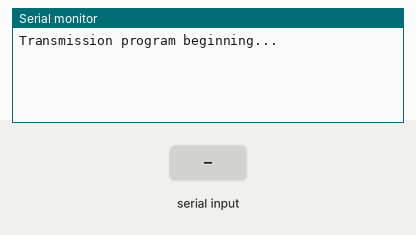
A sketch run on a simulated Arduino Uno, built with avr-gcc and run on an emulated ATmega328P. On the bench: the last lines printed to the serial monitor. Inputs (shaded band) come from the test bench. No radio packets arrive unless stated.

Above: at 1.2 s.
1.3 s: "LEDSTATE\n" received over Serial
At 2.5 s:
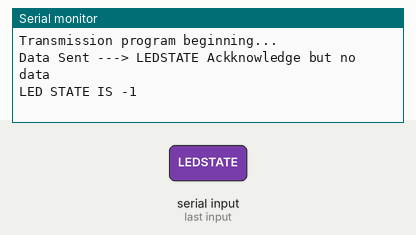
2.8 s: "2\n" received over Serial
At 4.1 s:
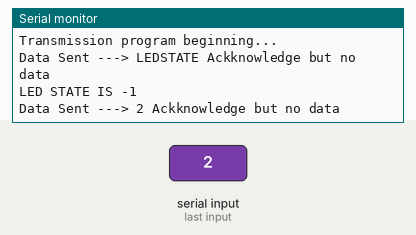

The sketch:

Tx_ACK_v1.1.2.ino
```cpp
//MASTER - TRANMITTER - PI

#include <SPI.h>
#include <nRF24L01.h>
#include <RF24.h>

#define CE_PIN 7
#define CSN_PIN 8
//Vars for Radio Comms
RF24 radio(CE_PIN, CSN_PIN); //Create the radio
const byte numChars = 10;
bool newData = false;
char dataToSend[numChars] = "Message 0"; //The data we want to send
char txNum = '0';
const byte slaveAddress[5] = {'R','x','A','A','A'}; //Our address, matching the one with slave
const byte slaveAddress2[5] = {'R', 'x', 'A', 'A', 'B'};
int ackData[2] = {-1, -1}; // To hold the values coming from slave
String command = "";

unsigned long currentMillis;
unsigned long prevMillis;
unsigned long txIntervalMillis = 1000; //Send once per second

//Vars for receiving / processing user input

char receivedChars[numChars];   // an array to store the received data
char convertedChar = ' ';

boolean newCharData = false;
boolean commandReceived = false;

//Vars for LED control

//=====================>>
void setup() {
    Serial.begin(9600);
    Serial.println("Transmission program beginning...");

    radio.begin(); //Begin radio
    radio.setDataRate( RF24_250KBPS ); //Set our data rate

    radio.enableAckPayload(); //Enable acknowledgment of payloads

    radio.setRetries(3,5); // delay, count , sets retries
    radio.openWritingPipe(slaveAddress); //Open our writing pipe, must match receiver reading pipe

}
//=====================>>
void loop() {
  currentMillis = millis(); //CurrentMillis is now the current millis
  recvWithEndMarker();
  if(commandReceived){ //If it has been the amount of time equal to txIntervalMillis
    send(); //Send function
    processData();
    commandReceived = false;
  }
  showData(); //Show it
  showNewData(); //Set newData for commands to false


}

//=====================>>

void send(){
  bool rslt; //Boolean for radio transmission
  if(receivedChars[0] == '2'){
    radio.openWritingPipe(slaveAddress2);
  }
  else{
    radio.openWritingPipe(slaveAddress);
  }

  rslt = radio.write(&receivedChars, sizeof(receivedChars)); //Rslt is result of write() [true or false]

  Serial.print("Data Sent ---> ");
  Serial.print(receivedChars);
  if(rslt){ //If the transmission was successful
    if(radio.isAckPayloadAvailable()){ //If ACK data is available
      radio.read(&ackData, sizeof(ackData)); //Read the payload
      newData = true; //We have new data
    }

    else{
      Serial.println(" Ackknowledge but no data "); //Message sent but no acknowledgment
    }
   updateMessage();
  }

  else{ //Our transmission failed
    Serial.println("Tx failed!");
  }
  prevMillis = millis(); //Store the last millis we sent a message
}

//===========================>>

void showData(){ //Show the acknowledge data
  if(newData == true){ //If we have new data
    convertedChar = ackData[0];
    Serial.print(" Acknowledge data ");
    Serial.print(convertedChar);
    Serial.print(", ");
    Serial.println(ackData[1]);
    Serial.println();
    newData = false; //No longer new
  }
}
//===========================>>

void updateMessage(){
  //so you can see new data is being sent

  txNum += 1; //Add one to TxNum
  if(txNum > '9'){ //If its more than 9
    txNum = '0'; //Set to 0
  }
  dataToSend[8] = txNum; //Put the new TxNum in index 8 of dataToSend
}
//==============================>>
void recvWithEndMarker() {
    static byte ndx = 0;
    char endMarker = '\n';
    char rc;

    while (Serial.available() > 0 && newCharData == false) {
        rc = Serial.read();

        if (rc != endMarker) {
            receivedChars[ndx] = rc;
            ndx++;
            if (ndx >= numChars) {
                ndx = numChars - 1;
            }
        }
        else {
            receivedChars[ndx] = '\0'; // terminate the string
            ndx = 0;
            newCharData = true;
            commandReceived = true;
        }
    }
}

//==========================>>
void showNewData() {
    if (newCharData == true) {
        newCharData = false;
    }
}
void processData(){
  if(strcmp((receivedChars), "LEDSTATE") == 0){
    Serial.print("LED STATE IS ");
    Serial.println(ackData[1]);

  }

}
```

Measured:
- after the input at 1.3 s, the serial monitor: prints a new line at once (image 1)
- after the input at 2.8 s, the serial monitor: prints a new line at once (image 2)
